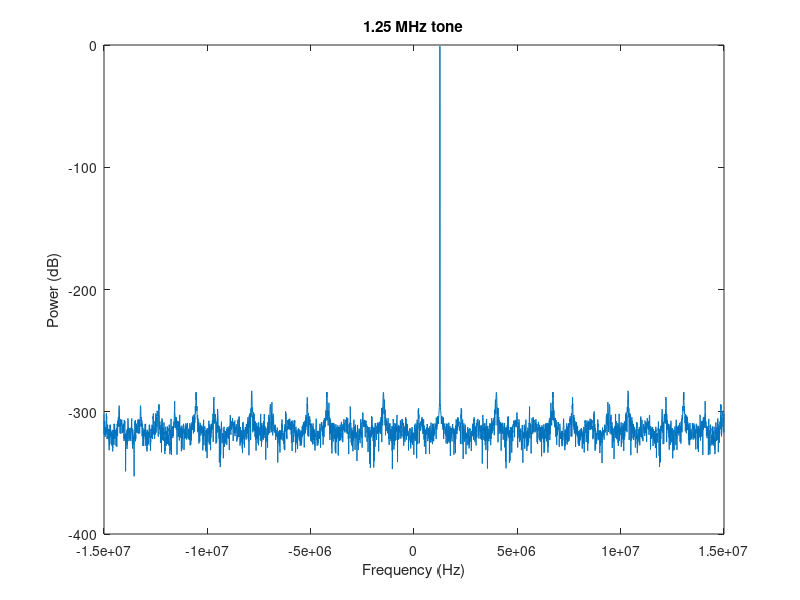

The MATLAB script that drew this image: (Note: this script raises an error after producing the figure.)
function complex_signal_generator()
% ORDER OF OPERATIONS: 
%   1. Open this file and press run to create or update the .csv file
%   2. WAIT FOR THE FILE TO GENERATE - ITS BIG AND TAKES SOME TIME!!!

% function to generate a compmlex sine signal

% importnat note: Number   of   samples   per  buffer  to  use  in  the
%   asynchronous stream.  Must be divisible by  1024 and >= 1024

% clear; clc;

% Our samples must be generated at the samplerate we plan to run the device at
fs = 30e6;

% Generate 10 seconds worth of samples. Bear in mind that when using the 
% binary SC16 Q11 format, 1 sample consumes 4 bytes of memory/disk space.  
% This quickly adds up - 10 seconds @ 2 Msps yields ~ 76.3 MiB. Be careful
% when using higher sample rates!
seconds = 160e-6;
% n = number of samples, fs = sample rate
n = seconds * fs;

% 1.25 MHz, in radians (ω = F_Hz * 2π)
f_rad = 1.25e6 * 2 * pi;

% Phase shift, phi or φ, in radians from degrees (φ = °/180 * π)
deg = 0;
phi = (deg/180) * pi;

% Generate a vector "t" which represents time, in units of samples.
% This starts at t=0, and creates n samples in steps of 1/SAMPLE_RATE
t = [ 0 : (1/fs) : (seconds - 1/fs) ];

% Create a sinusoid (signal = e^(jωt) ) with a magnitude of 0.90
% Shift signal by specified angle (shift = e^(jφ))
signal = 0.90 * exp(1j * phi) * exp(1j * f_rad * t);

% Plot the FFT of our signal as a quick sanity check.
% The NUM_SAMPLES denominator is just to normalize this for display purposes.
f = linspace(-0.5 * fs, 0.5 * fs, length(signal));
plot(f, 20*log10(abs(fftshift(fft(signal)))/n));
xlabel('Frequency (Hz)');
ylabel('Power (dB)');
title('1.25 MHz tone');

% Save the signal to a file
save_sc16q11('zero_element4.sc16q11', signal); 

end